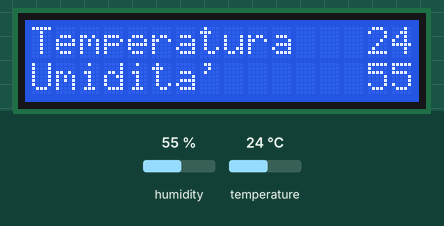
A sketch run on a simulated Arduino Mega 2560, built with avr-gcc and run on an emulated ATmega2560. Shown: 16×2 character LCD. Inputs (shaded band) come from the test bench; at power-on: humidity 55 %, temperature 24 °C.

Above: at 1.2 s.
1.3 s: humidity set to 22 %
At 3.3 s:
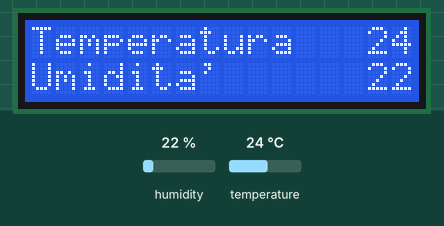
4.0 s: temperature set to 12 °C
At 4.4 s:
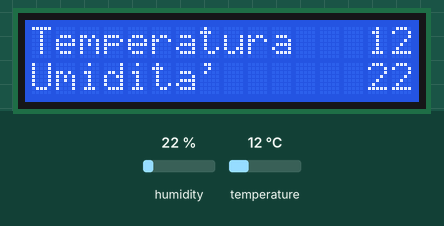
6.7 s: humidity set to 40 %
At 9.2 s:
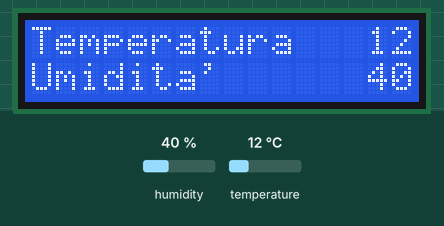
9.6 s: temperature set to 19 °C
At 11.6 s:
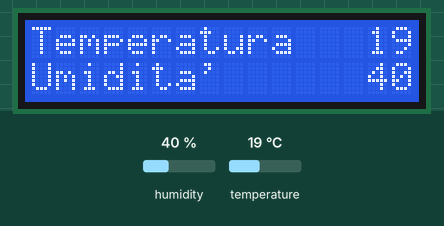
Timing chart, 0 to 13.1 s (numbered marks = the images above; inputs shaded):
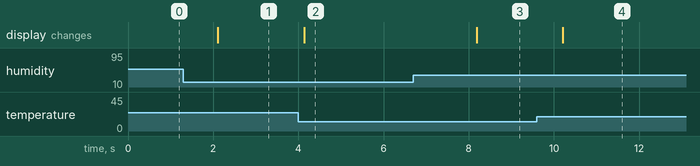

The sketch:

Temperatura-umidit__lcd.ino
```cpp
#include <DHT.h>


#include <LiquidCrystal.h>
#include "DHT.h"
#define DHTPIN 28
// 8 è il pin di Arduino a cui collego il sensore di temperatura
#define DHTTYPE DHT11
// dht11 è il tipo di sensore che uso
DHT dht(DHTPIN, DHTTYPE);
LiquidCrystal lcd(22, 23, 24, 25, 26, 27);
// connessione display (pin)

void setup() {
lcd.begin(16, 2);
// imposto il tipo di display (colonne, righe)
lcd.print("Temperatura");
lcd.setCursor(0,1);
lcd.print("Umidita'");
}
void loop() {
int t = dht.readTemperature();                    //temperatura lcd
int h = dht.readHumidity();
// posiziono il cursore alla colonna 12 e riga 0
lcd.setCursor(14, 0);
lcd.print(t);
lcd.setCursor(14, 1);
lcd.print(h);
}
```

Measured:
- after the input at 1.3 s, the display: changes after 0.81 s (image 1)
- after the input at 4.0 s, the display: changes after 0.14 s (image 2)
- after the input at 6.7 s, the display: changes after 1.5 s (image 3)
- after the input at 9.6 s, the display: changes after 0.61 s (image 4)
